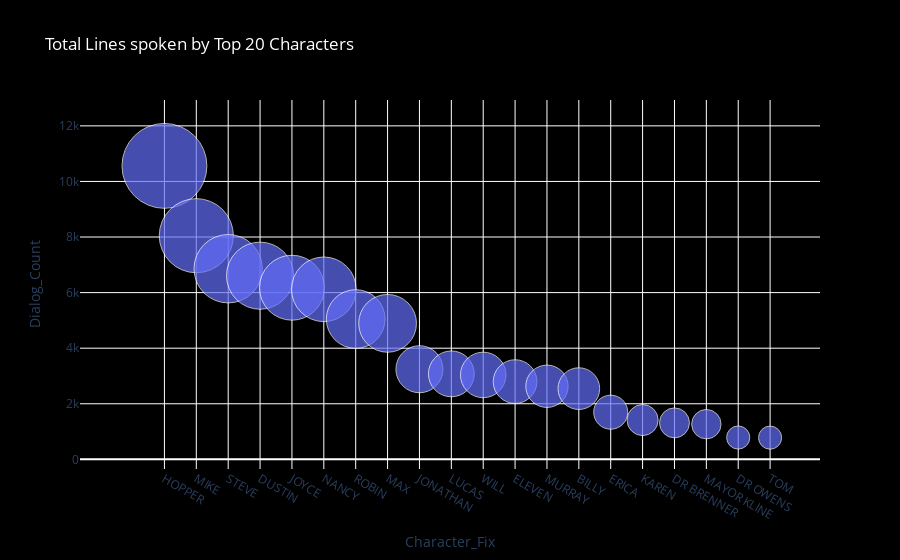

This figure's notebook cell:
### Code cell
fig = px.scatter(_20df, x="Character_Fix", y="Dialog_Count",
                 size="Dialog_Count",hover_name="Character_Fix",
                 color_continuous_scale="Bluered", 
                 size_max=60,
                 title= "Total Lines spoken by Top 20 Characters")
#fig.update_layout(paper_bgcolor = 'rgba(0, 0, 0, 0)', plot_bgcolor = 'rgba(0, 0, 0, 0)')
fig.update_layout(paper_bgcolor = 'black', plot_bgcolor = 'black')
fig.update_layout(title_font_color='white') 
fig.show()

### Figure 1 — Plotly figure (JSON) as saved in the notebook; plotly's stock layout.template omitted (floating-point values rounded to 4 significant figures)
{"data": [{"hovertemplate": "<b>%{hovertext}</b><br><br>Character_Fix=%{x}<br>Dialog_Count=%{marker.size}<extra></extra>", "hovertext": ["HOPPER", "MIKE", "STEVE", "DUSTIN", "JOYCE", "NANCY", "ROBIN", "MAX", "JONATHAN", "LUCAS", "WILL", "ELEVEN", "MURRAY", "BILLY", "ERICA", "KAREN", "DR BRENNER", "MAYOR KLINE", "DR OWENS", "TOM"], "legendgroup": "", "marker": {"color": "#636efa", "size": [10560, 8048, 6859, 6609, 6176, 6119, 5049, 4894, 3243, 3076, 3038, 2798, 2630, 2545, 1697, 1414, 1313, 1266, 786, 781], "sizemode": "area", "sizeref": 2.933, "symbol": "circle"}, "mode": "markers", "name": "", "orientation": "v", "showlegend": false, "type": "scatter", "x": ["HOPPER", "MIKE", "STEVE", "DUSTIN", "JOYCE", "NANCY", "ROBIN", "MAX", "JONATHAN", "LUCAS", "WILL", "ELEVEN", "MURRAY", "BILLY", "ERICA", "KAREN", "DR BRENNER", "MAYOR KLINE", "DR OWENS", "TOM"], "xaxis": "x", "y": [10560, 8048, 6859, 6609, 6176, 6119, 5049, 4894, 3243, 3076, 3038, 2798, 2630, 2545, 1697, 1414, 1313, 1266, 786, 781], "yaxis": "y"}], "layout": {"legend": {"itemsizing": "constant", "tracegroupgap": 0}, "paper_bgcolor": "black", "plot_bgcolor": "black", "title": {"font": {"color": "white"}, "text": "Total Lines spoken by Top 20 Characters"}, "xaxis": {"anchor": "y", "domain": [0, 1], "title": {"text": "Character_Fix"}}, "yaxis": {"anchor": "x", "domain": [0, 1], "title": {"text": "Dialog_Count"}}}}
